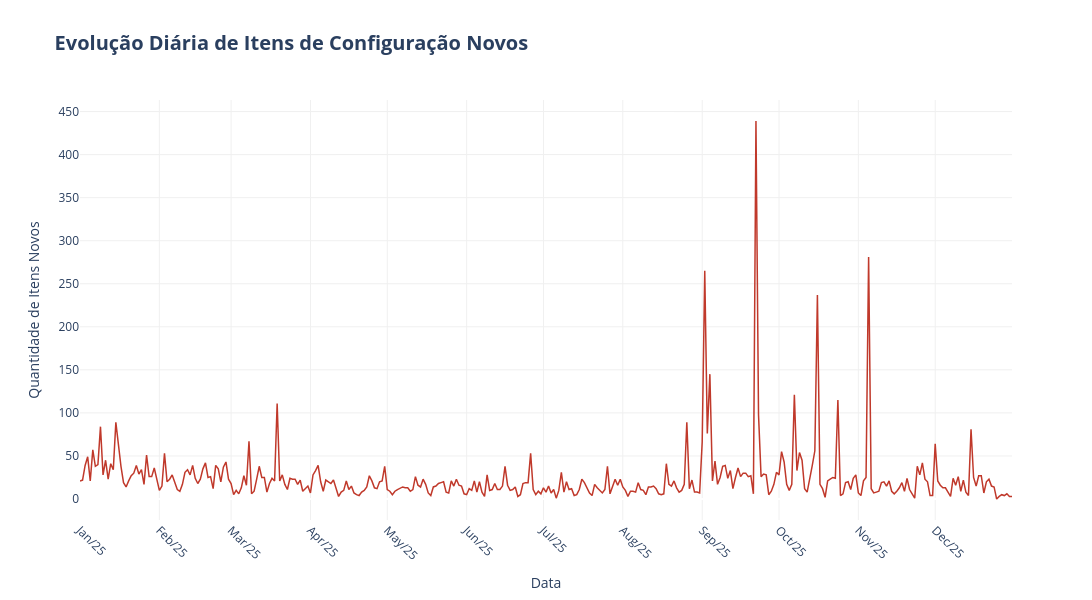

Notebook code cell kept with this figure:
### Code cell
fig = px.line(
      df_diario.loc[df_diario['comportamento'] > 1],
      x='data',
      y='total_itens_novos',
      title=f'<b>Evolução Diária de Itens de Configuração Novos</b>',
      labels={'data': 'Data', 'total_itens_novos': 'Quantidade de Itens Novos'}
  )

fig.update_traces(
    line=dict(color='#c0392b', width=1.5),
    hovertemplate='<b>Data:</b> %{x|%d/%m/%Y}<br><b>Itens de Configuração Novos:</b> %{y}<extra></extra>'
)

fig.update_layout(
    title_font_size=20,
    hovermode='x unified',
    plot_bgcolor='white',
    xaxis=dict(
        showgrid=True,
        gridcolor='#f0f0f0',
        nticks=15,
        tickformat='%b/%y',
        tickangle=45
    ),
    yaxis=dict(
        showgrid=True,
        gridcolor='#f0f0f0'
    ),
    width=1100,
    height=600
)
fig.show()

### Figure 1 — Plotly figure (JSON) as saved in the notebook; plotly's stock layout.template omitted (floating-point values rounded to 4 significant figures; data arrays with more than 128 entries replaced by an {"elided": "..."} marker saying what was removed)
{"data": [{"hovertemplate": "<b>Data:</b> %{x|%d/%m/%Y}<br><b>Itens de Configuração Novos:</b> %{y}<extra></extra>", "legendgroup": "", "line": {"color": "#c0392b", "dash": "solid", "width": 1.5}, "marker": {"symbol": "circle"}, "mode": "lines", "name": "", "orientation": "v", "showlegend": false, "type": "scatter", "x": {"elided": "365 str values"}, "xaxis": "x", "y": {"elided": "365 int values"}, "yaxis": "y"}], "layout": {"height": 600, "hovermode": "x unified", "legend": {"tracegroupgap": 0}, "plot_bgcolor": "white", "title": {"font": {"size": 20}, "text": "<b>Evolução Diária de Itens de Configuração Novos</b>"}, "width": 1100, "xaxis": {"anchor": "y", "domain": [0, 1], "gridcolor": "#f0f0f0", "nticks": 15, "showgrid": true, "tickangle": 45, "tickformat": "%b/%y", "title": {"text": "Data"}}, "yaxis": {"anchor": "x", "domain": [0, 1], "gridcolor": "#f0f0f0", "showgrid": true, "title": {"text": "Quantidade de Itens Novos"}}}}
